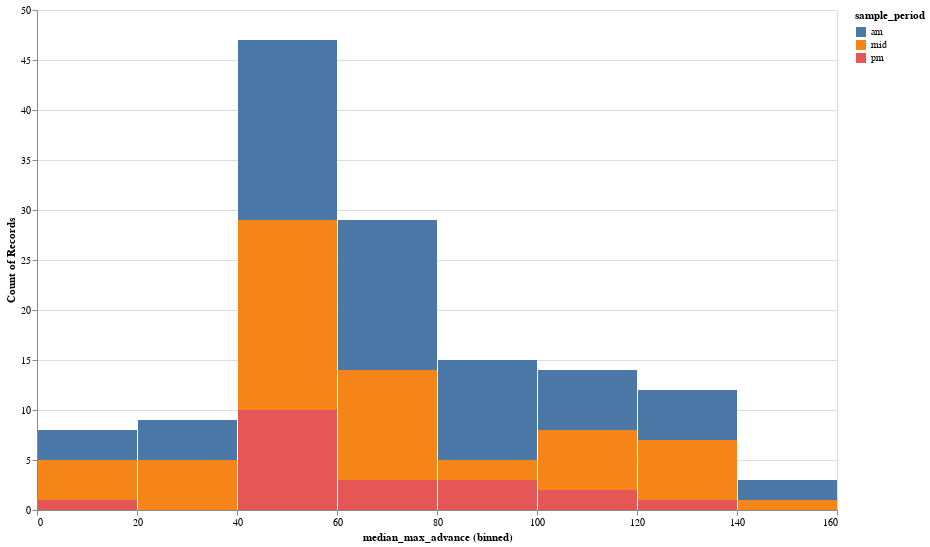

Notebook code for this chart:
### Code cell
alt.Chart(org_summarized).mark_bar().encode(
    alt.X('median_max_advance', bin=True),
    alt.Y('count()'),
    alt.Color('sample_period'),
    tooltip = org_summarized.columns.to_list()
).properties(width=800, height=500).interactive()

### Figure 1 — Vega-Lite specification as saved in the notebook (floating-point values rounded to 4 significant figures; data arrays with more than 128 entries replaced by an {"elided": "..."} marker saying what was removed)
{"config": {"view": {"continuousWidth": 400, "continuousHeight": 300}}, "data": {"name": "data-aa41ffe8ff67de1aac1785fa052fe213"}, "mark": "bar", "encoding": {"color": {"field": "sample_period", "type": "nominal"}, "tooltip": [{"field": "organization_name", "type": "nominal"}, {"field": "route_type", "type": "nominal"}, {"field": "sample_period", "type": "nominal"}, {"field": "median_max_advance", "type": "quantitative"}, {"field": "median_updates_per_min", "type": "quantitative"}], "x": {"bin": true, "field": "median_max_advance", "type": "quantitative"}, "y": {"aggregate": "count", "type": "quantitative"}}, "height": 500, "selection": {"selector006": {"type": "interval", "bind": "scales", "encodings": ["x", "y"]}}, "width": 800, "$schema": "https://vega.github.io/schema/vega-lite/v4.17.0.json", "datasets": {"data-aa41ffe8ff67de1aac1785fa052fe213": {"elided": "137 records"}}}
